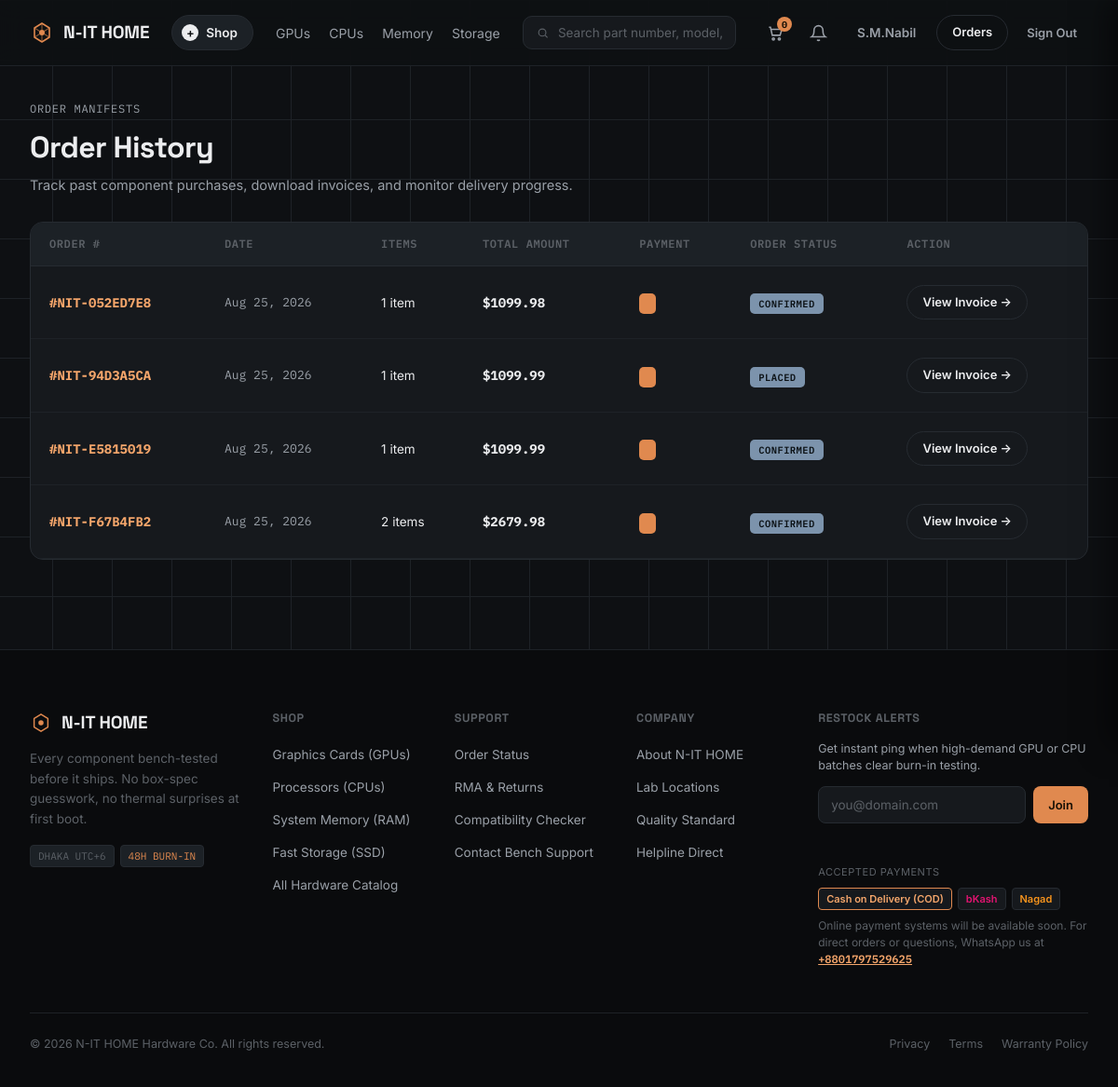
/orders/history/ (signed in), run on an earlier commit of the app's database.
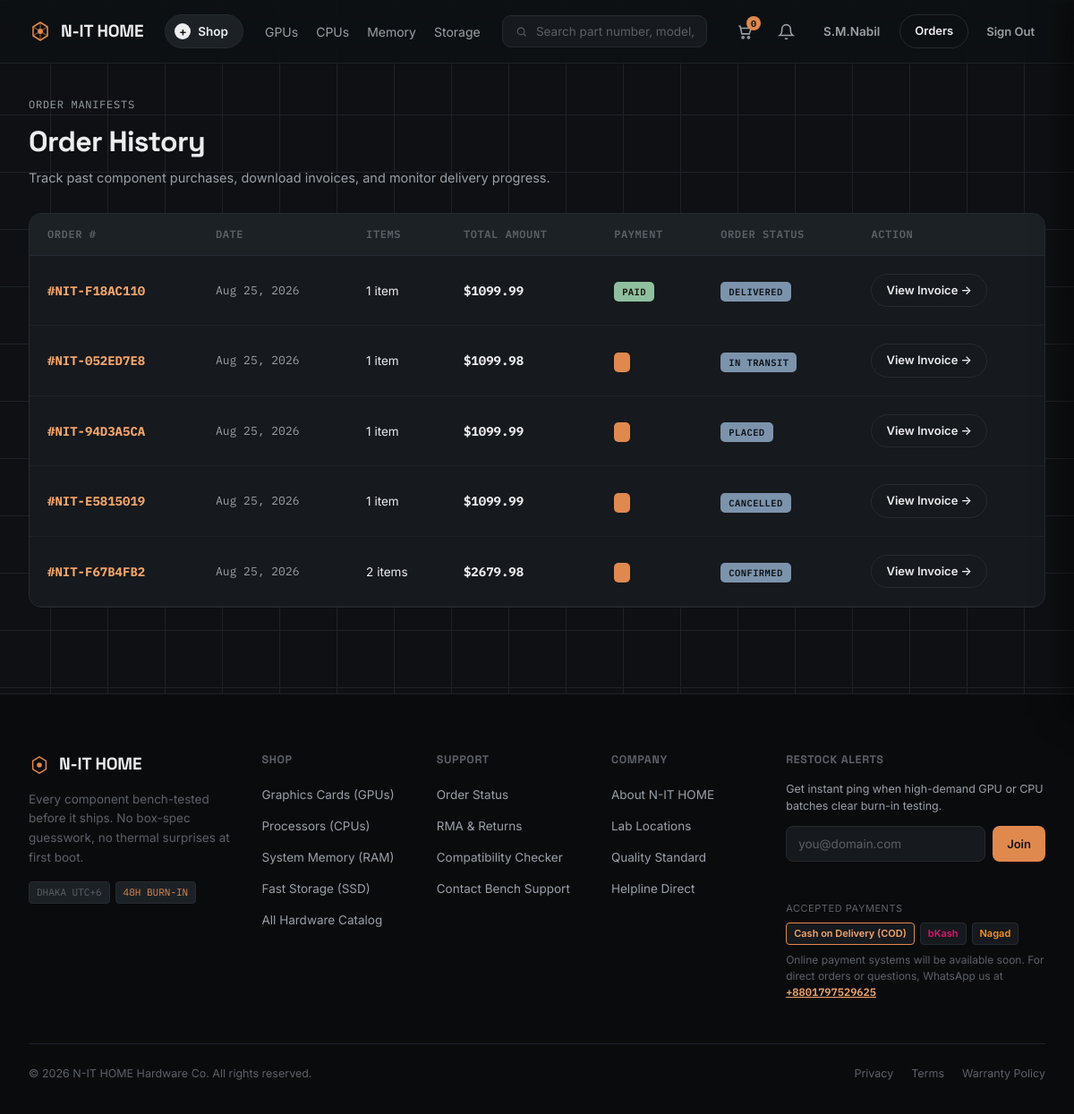
And on a later commit of the database.
### orders/models.py (models this page shows, shortened)
class Order(models.Model):
    STATUS_CHOICES = (
        ('PENDING', 'Placed'),
        ('CONFIRMED', 'Confirmed'),
        ('PACKAGING', 'Bench Packaging'),
        ('SHIPPED', 'In Transit'),
        ('DELIVERED', 'Delivered'),
        ('CANCEL_REQUESTED', 'Cancellation Requested'),
        ('CANCELLED', 'Cancelled'),
    )
    PAYMENT_METHOD_CHOICES = (
        ('COD', 'Cash on Delivery (COD)'),
        ('BKASH', 'bKash Mobile Financial Service'),
        ('NAGAD', 'Nagad Mobile Financial Service'),
    )
    order_number = models.CharField(max_length=32, unique=True, editable=False)
    user = models.ForeignKey(
        settings.AUTH_USER_MODEL,
        on_delete=models.SET_NULL,
        null=True,
        blank=True,
        related_name='orders'
    )
    full_name = models.CharField(max_length=120)
    email = models.EmailField()
    phone = models.CharField(max_length=20)
    street_address = models.CharField(max_length=255)
    city = models.CharField(max_length=100)
    state_or_division = models.CharField(max_length=100, blank=True)
    postal_code = models.CharField(max_length=20)
    country = models.CharField(max_length=100, default='Bangladesh')
    order_notes = models.TextField(blank=True, null=True)
    subtotal = models.DecimalField(max_digits=10, decimal_places=2, default=0.0)
    shipping_fee = models.DecimalField(max_digits=10, decimal_places=2, default=0.0)
    total_amount = models.DecimalField(max_digits=10, decimal_places=2)
    status = models.CharField(max_length=20, choices=STATUS_CHOICES, default='PENDING')
    payment_method = models.CharField(max_length=20, choices=PAYMENT_METHOD_CHOICES, default='COD')
    is_paid = models.BooleanField(default=False)
    created_at = models.DateTimeField(auto_now_add=True)
    updated_at = models.DateTimeField(auto_now=True)
    class Meta:
        ordering = ['-created_at']
    @property
    def payment_status(self) -> str:
        return 'PAID' if self.is_paid else 'PENDING'

### orders/views.py (the view)
# urls.py: path('history/', OrderHistoryView.as_view(), name='order_history'),
class OrderHistoryView(LoginRequiredMixin, ListView):
    model = Order
    template_name = 'orders/order_history.html'
    context_object_name = 'orders'
    paginate_by = 10
    def get_queryset(self):
        return Order.objects.filter(user=self.request.user).prefetch_related('items')
    def get_context_data(self, **kwargs) -> dict[str, Any]:
        context = super().get_context_data(**kwargs)
        context['title'] = 'My Orders'
        return context

### cart/context_processors.py (called while the page is built)
def cart(request: HttpRequest) -> dict[str, Any]:
    return {'cart': Cart(request)}

### core/context_processors.py (called while the page is built)
def site_context(request: HttpRequest) -> dict[str, Any]:
    categories = Category.objects.all().order_by('name')
    unread_count = 0
    recent_notifications = []
    if request.user.is_authenticated:
        unread_count = Notification.objects.filter(user=request.user, is_read=False).count()
        recent_notifications = Notification.objects.filter(user=request.user)[:5]
    return {
        'site_name': 'N-IT HOME',
        'site_tagline': 'Premium PC Hardware & Components',
        'currency_symbol': '$',
        'nav_categories': categories,
        'unread_notifications_count': unread_count,
        'recent_notifications': recent_notifications,
    }

### templates/orders/order_history.html (shortened to what this page needs)
{% extends 'base.html' %}
{% block content %}
<div class="wrap" style="padding-top: 32px; padding-bottom: 56px;">
    <div style="margin-bottom: 28px;">
        <span class="eyebrow mono" style="margin-bottom: 8px;">Order Manifests</span>
        <h1 style="font-size: 2rem; font-weight: 700; color: var(--text); margin-bottom: 6px;">
            Order History
        </h1>
        <p style="color: var(--text-dim); font-size: 14.5px;">
            Track past component purchases, download invoices, and monitor delivery progress.
        </p>
    </div>
    {% if orders %}
        <div class="cart-items-card">
            <table class="cart-table">
                <thead>
                    <tr>
                        <th>Order #</th>
                        <th>Date</th>
                        <th>Items</th>
                        <th>Total Amount</th>
                        <th>Payment</th>
                        <th>Order Status</th>
                        <th>Action</th>
                    </tr>
                </thead>
                <tbody>
                    {% for ord in orders %}
                        <tr>
                            <td>
                                <strong class="mono" style="color: var(--copper-bright);">#{{ ord.order_number }}</strong>
                            </td>
                            <td class="mono" style="font-size: 13px; color: var(--text-dim);">
                                {{ ord.created_at|date:"M d, Y" }}
                            </td>
                            <td>
                                <span style="font-size: 13.5px; color: var(--text);">{{ ord.items.count }} item{{ ord.items.count|pluralize }}</span>
                            </td>
                            <td>
                                <span class="mono" style="font-weight: 700; color: var(--text);">${{ ord.total_amount }}</span>
                            </td>
                            <td>
                                {% if ord.payment_status == 'PAID' %}
                                    <span class="badge" style="position: static; background: var(--ok); color: #161005;">PAID</span>
                                {% else %}
                                    <span class="badge" style="position: static; background: var(--copper); color: #161005;">{{ ord.get_payment_status_display }}</span>
                                {% endif %}
                            </td>
                            <td>
                                <span class="badge value" style="position: static;">{{ ord.get_status_display }}</span>
                            </td>
                            <td>
                                <a href="{% url 'orders:order_detail' order_number=ord.order_number %}" class="btn-outline btn-sm">
                                    View Invoice &rarr;
                                </a>
                            </td>
                        </tr>
                    {% endfor %}
                </tbody>
            </table>
        </div>
    {% endif %}
</div>
{% endblock %}

What changed in the data, as far as the page shows it:
added Order: order_number "NIT-F18AC110", created_at "Aug 25, 2026", items.count "1", total_amount "1099.99", is_paid "PAID", status "DELIVERED"
changed Order "NIT-052ED7E8": status "CONFIRMED" → "IN TRANSIT"
changed Order "NIT-E5815019": status "CONFIRMED" → "CANCELLED"
